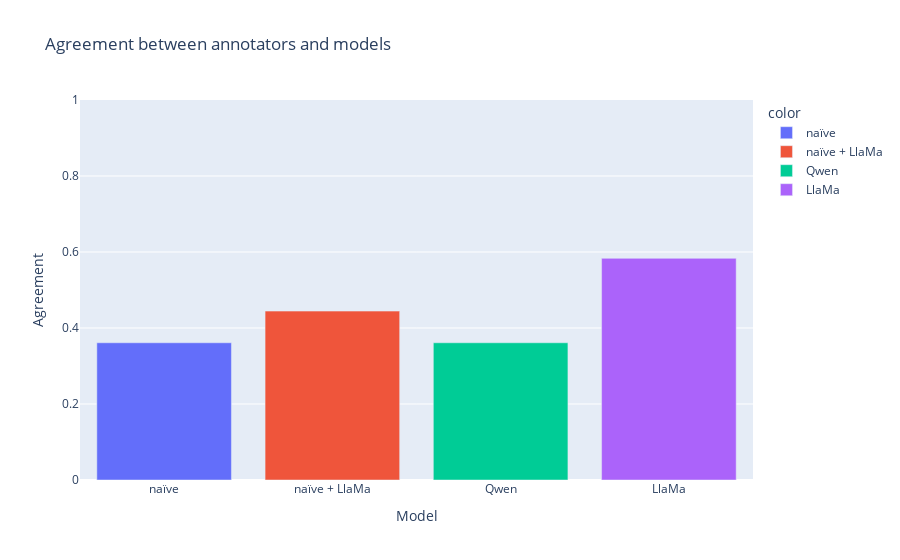

The notebook cell this image was saved under:
### Code cell
models = {
    "naïve": counts,
    "naïve + LlaMa": refined_data,
    "Qwen": qwen_country_data,
    "LlaMa": llama_country_data
}

values = []
for model in models.keys():
    agreement_value = (models[model].loc[df.index]["Top_1_name"] == df["country"].str.lower().fillna("nan")).sum() / len(df)
    values.append(agreement_value)
    
px.bar(
    x=models.keys(), 
    y=values, 
    color=models.keys(),
    title="Agreement between annotators and models", 
    labels={"x": "Model", "y": "Agreement"}
    ).update_yaxes(range=[0, 1]).show()

### Figure 1 — Plotly figure (JSON) as saved in the notebook; plotly's stock layout.template omitted (floating-point values rounded to 4 significant figures)
{"data": [{"alignmentgroup": "True", "hovertemplate": "color=naïve<br>Model=%{x}<br>Agreement=%{y}<extra></extra>", "legendgroup": "naïve", "marker": {"color": "#636efa", "pattern": {"shape": ""}}, "name": "naïve", "offsetgroup": "naïve", "orientation": "v", "showlegend": true, "textposition": "auto", "type": "bar", "x": ["naïve"], "xaxis": "x", "y": [0.3611], "yaxis": "y"}, {"alignmentgroup": "True", "hovertemplate": "color=naïve + LlaMa<br>Model=%{x}<br>Agreement=%{y}<extra></extra>", "legendgroup": "naïve + LlaMa", "marker": {"color": "#EF553B", "pattern": {"shape": ""}}, "name": "naïve + LlaMa", "offsetgroup": "naïve + LlaMa", "orientation": "v", "showlegend": true, "textposition": "auto", "type": "bar", "x": ["naïve + LlaMa"], "xaxis": "x", "y": [0.4444], "yaxis": "y"}, {"alignmentgroup": "True", "hovertemplate": "color=Qwen<br>Model=%{x}<br>Agreement=%{y}<extra></extra>", "legendgroup": "Qwen", "marker": {"color": "#00cc96", "pattern": {"shape": ""}}, "name": "Qwen", "offsetgroup": "Qwen", "orientation": "v", "showlegend": true, "textposition": "auto", "type": "bar", "x": ["Qwen"], "xaxis": "x", "y": [0.3611], "yaxis": "y"}, {"alignmentgroup": "True", "hovertemplate": "color=LlaMa<br>Model=%{x}<br>Agreement=%{y}<extra></extra>", "legendgroup": "LlaMa", "marker": {"color": "#ab63fa", "pattern": {"shape": ""}}, "name": "LlaMa", "offsetgroup": "LlaMa", "orientation": "v", "showlegend": true, "textposition": "auto", "type": "bar", "x": ["LlaMa"], "xaxis": "x", "y": [0.5833], "yaxis": "y"}], "layout": {"barmode": "relative", "legend": {"title": {"text": "color"}, "tracegroupgap": 0}, "title": {"text": "Agreement between annotators and models"}, "xaxis": {"anchor": "y", "domain": [0, 1], "title": {"text": "Model"}}, "yaxis": {"anchor": "x", "domain": [0, 1], "range": [0, 1], "title": {"text": "Agreement"}}}}
